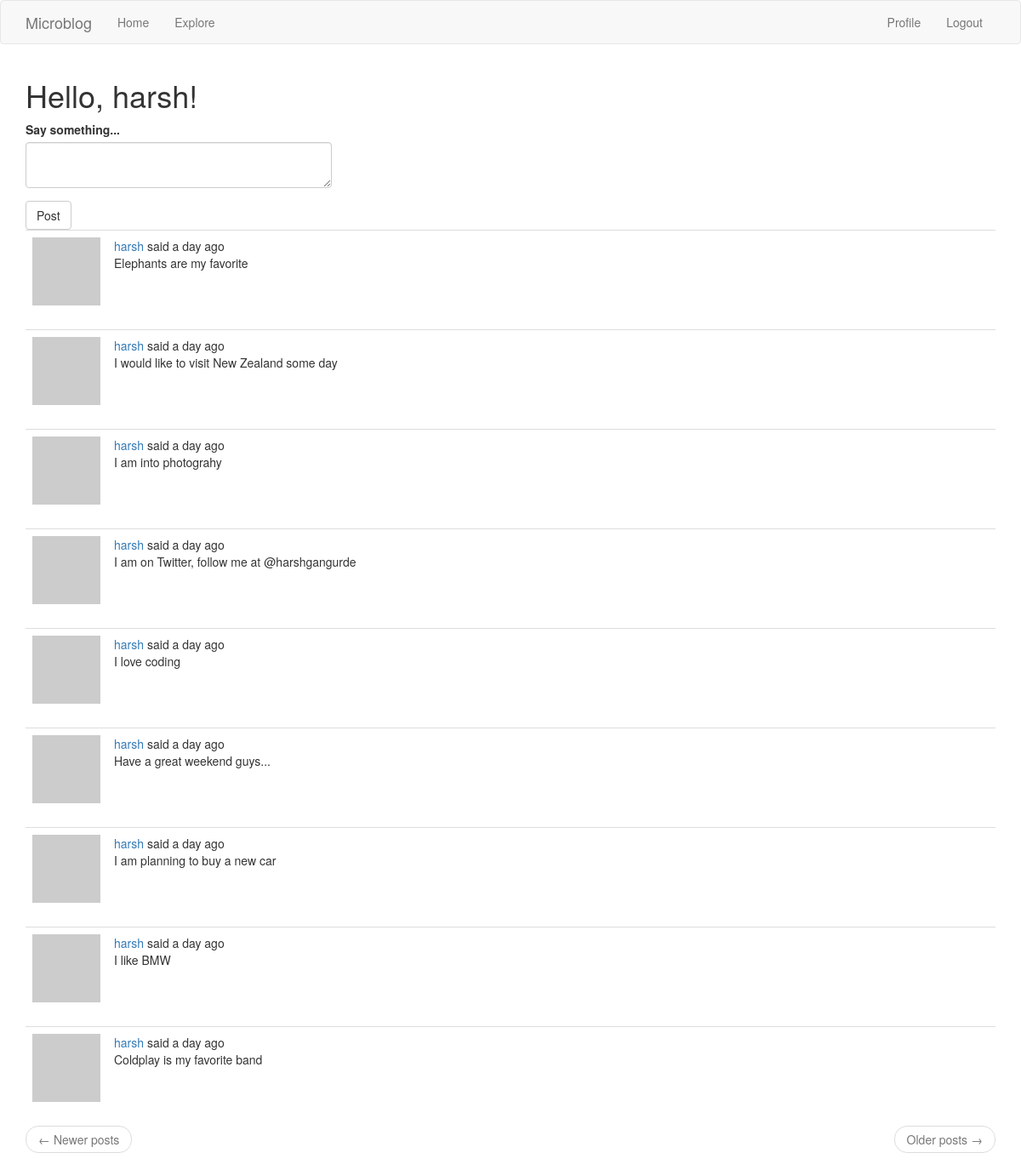
The page /index (signed in) on the database its author committed.
### app/models.py (models this page shows, shortened)
class User(UserMixin, db.Model):
    id = db.Column(db.Integer, primary_key=True)
    username = db.Column(db.String(64), index=True, unique=True)
    email = db.Column(db.String(120), index=True, unique=True)
    password_hash = db.Column(db.String(128))
    about_me = db.Column(db.String(100))
    last_seen = db.Column(db.DateTime, default=datetime.utcnow)
    posts = db.relationship('Post', backref='author', lazy='dynamic')
    followed = db.relationship('User', secondary=followers,
                               primaryjoin=(followers.c.follower_id == id),
                               secondaryjoin=(followers.c.followed_id == id),
                               backref=db.backref('followers', lazy='dynamic'), lazy='dynamic')
    def get_avatar(self, size):
        digest = md5(self.email.lower().encode('utf-8')).hexdigest()
        return 'https://www.gravatar.com/avatar/{}?d=identicon&s={}'.format(digest, size)
    def followed_posts(self):
        followed_posts = Post.query.join(followers, (followers.c.followed_id == Post.user_id))\
            .filter(followers.c.follower_id == self.id)
        own_posts = Post.query.filter_by(user_id=self.id)
        return followed_posts.union(own_posts).order_by(Post.timestamp.desc())

class Post(db.Model):
    id = db.Column(db.Integer, primary_key=True)
    body = db.Column(db.String(200))
    timestamp = db.Column(db.DateTime, index=True, default=datetime.utcnow)
    user_id = db.Column(db.Integer, db.ForeignKey('user.id'))

### app/routes.py (the view)
@flask_app.route('/', methods=['GET', 'POST'])
@flask_app.route('/index', methods=['GET', 'POST'])
@login_required
def index():
    form = PostForm()
    if form.validate_on_submit():
        post = Post(body=form.post.data, author=current_user)
        db.session.add(post)
        db.session.commit()
        flash(_('Your post is live now'))
        return redirect(url_for('index'))
    page = request.args.get('page', 1, type=int)
    posts = current_user.followed_posts().paginate(page, flask_app.config['POSTS_PER_PAGE'], False)
    next_url = url_for('index', page=posts.next_num) if posts.has_next else None
    prev_url = url_for('index', page=posts.prev_num) if posts.has_prev else None
    return render_template('index.html', title='Home', form=form,
                           posts=posts.items, next_url=next_url, prev_url=prev_url)

### app/forms.py
class PostForm(FlaskForm):
    post = TextAreaField(_l('Say something...'), validators=[DataRequired(), Length(min=1, max=200)])
    submit = SubmitField(_l('Post'))

### app/models.py (called while the page is built)
@login.user_loader
def load_user(user_id):
    return User.query.get(int(user_id))

### app/routes.py (called while the page is built)
@flask_app.before_request
def before_request():
    g.locale = str(get_locale())
    if current_user.is_authenticated:
        current_user.last_seen = datetime.utcnow()
        db.session.commit()

### app/templates/index.html (shortened to what this page needs)
<!DOCTYPE html>
<html lang="en">
<head>
</head>
<body>
    {% extends "base.html" %}
    {% import 'bootstrap/wtf.html' as wtf %}
    {% block app_content %}
        <h1>{{ _('Hello, %(username)s!', username=current_user.username) }}</h1>
        {% if form %}
            <div class="row">
                <div class="col-md-4">
                    {{ wtf.quick_form(form) }}
                </div>
            </div>
        {% endif %}
        {% for post in posts %}
            {% include '_post.html' %}
        {% endfor %}
        <nav aria-label="...">
            <ul class="pager">
                <li class="previous{% if not prev_url %} disabled{% endif %}">
                    <a href="{{ prev_url or '#' }}">
                        <span aria-hidden="true">&larr;</span> {{ _('Newer posts') }}
                    </a>
                </li>
                <li class="next{% if not next_url %} disabled{% endif %}">
                    <a href="{{ next_url or '#' }}">
                        {{ _('Older posts') }} <span aria-hidden="true">&rarr;</span>
                    </a>
                </li>
            </ul>
        </nav>
    {% endblock %}

### app/templates/_post.html (shortened to what this page needs)
<table class="table table-hover">
    <tr>
        <td width="70px">
            <a href="{{ url_for('profile', username=post.author.username) }}">
                <img src="{{ post.author.get_avatar(70) }}" />
            </a>
        </td>
        <td>
            {{ _('%(username)s said %(when)s', username=user_link, when=moment(post.timestamp).fromNow()) }}
            <br>
            {{ post.body }}
        </td>
    </tr>
</table>

### rows shown on the page
Post: body "Elephants are my favorite"
Post: body "I would like to visit New Zealand some day"
Post: body "I am into photograhy"
Post: body "I am on Twitter, follow me at @harshgangurde"
Post: body "I love coding"
Post: body "Have a great weekend guys..."
Post: body "I am planning to buy a new car"
Post: body "I like BMW"
Post: body "Coldplay is my favorite band"
